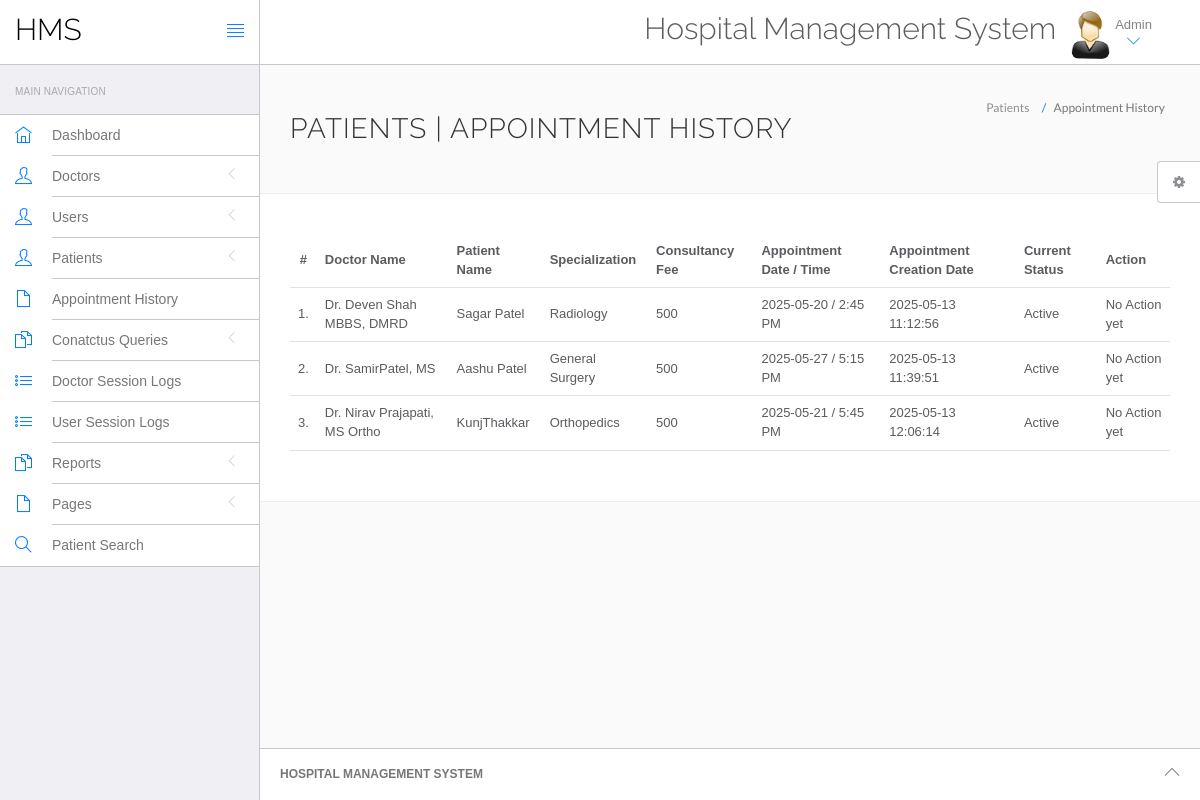
The page /hospital/hms/admin/appointment-history.php (signed in) on the database its author committed.
### tables this page shows
CREATE TABLE `appointment` (
  `id` int(11) NOT NULL,
  `doctorSpecialization` varchar(255) DEFAULT NULL,
  `doctorId` int(11) DEFAULT NULL,
  `userId` int(11) DEFAULT NULL,
  `consultancyFees` int(11) DEFAULT NULL,
  `appointmentDate` varchar(255) DEFAULT NULL,
  `appointmentTime` varchar(255) DEFAULT NULL,
  `postingDate` timestamp NULL DEFAULT current_timestamp(),
  `userStatus` int(11) DEFAULT NULL,
  `doctorStatus` int(11) DEFAULT NULL,
  `updationDate` timestamp NULL DEFAULT NULL ON UPDATE current_timestamp()
);

CREATE TABLE `doctors` (
  `id` int(11) NOT NULL,
  `specilization` varchar(255) DEFAULT NULL,
  `doctorName` varchar(255) DEFAULT NULL,
  `address` longtext DEFAULT NULL,
  `docFees` varchar(255) DEFAULT NULL,
  `contactno` bigint(11) DEFAULT NULL,
  `docEmail` varchar(255) DEFAULT NULL,
  `password` varchar(255) DEFAULT NULL,
  `creationDate` timestamp NULL DEFAULT current_timestamp(),
  `updationDate` timestamp NULL DEFAULT NULL ON UPDATE current_timestamp()
);

CREATE TABLE `users` (
  `id` int(11) NOT NULL,
  `fullName` varchar(255) DEFAULT NULL,
  `address` longtext DEFAULT NULL,
  `city` varchar(255) DEFAULT NULL,
  `gender` varchar(255) DEFAULT NULL,
  `email` varchar(255) DEFAULT NULL,
  `password` varchar(255) DEFAULT NULL,
  `regDate` timestamp NULL DEFAULT current_timestamp(),
  `updationDate` timestamp NULL DEFAULT NULL ON UPDATE current_timestamp()
);

### hospital/hms/admin/appointment-history.php (the view, shortened to what this page needs)
<?php
include('include/config.php');
if(strlen($_SESSION['id']==0)) {
 header('location:logout.php');
  } else{
?>
<!DOCTYPE html>
<html lang="en">
	<head>
		<link rel="stylesheet" href="vendor/bootstrap/css/bootstrap.min.css">
		<link rel="stylesheet" href="vendor/fontawesome/css/font-awesome.min.css">
		<link rel="stylesheet" href="vendor/themify-icons/themify-icons.min.css">
		<link href="vendor/animate.css/animate.min.css" rel="stylesheet" media="screen">
		<link href="vendor/perfect-scrollbar/perfect-scrollbar.min.css" rel="stylesheet" media="screen">
		<link href="vendor/switchery/switchery.min.css" rel="stylesheet" media="screen">
		<link href="vendor/bootstrap-touchspin/jquery.bootstrap-touchspin.min.css" rel="stylesheet" media="screen">
		<link href="vendor/select2/select2.min.css" rel="stylesheet" media="screen">
		<link href="vendor/bootstrap-datepicker/bootstrap-datepicker3.standalone.min.css" rel="stylesheet" media="screen">
		<link href="vendor/bootstrap-timepicker/bootstrap-timepicker.min.css" rel="stylesheet" media="screen">
		<link rel="stylesheet" href="assets/css/styles.css">
		<link rel="stylesheet" href="assets/css/plugins.css">
		<link rel="stylesheet" href="assets/css/themes/theme-1.css" id="skin_color" />
	</head>
	<body>
		<div id="app">
<?php include('include/sidebar.php');?>
			<div class="app-content">
					<?php include('include/header.php');?>
				<div class="main-content" >
					<div class="wrap-content container" id="container">
						<section id="page-title">
							<div class="row">
								<div class="col-sm-8">
									<h1 class="mainTitle">Patients  | Appointment History</h1>
																	</div>
								<ol class="breadcrumb">
									<li>
										<span>Patients </span>
									</li>
									<li class="active">
										<span>Appointment History</span>
									</li>
								</ol>
							</div>
						</section>
						<div class="container-fluid container-fullw bg-white">
									<div class="row">
								<div class="col-md-12">
									<table class="table table-hover" id="sample-table-1">
										<thead>
											<tr>
												<th class="center">#</th>
												<th class="hidden-xs">Doctor Name</th>
												<th>Patient Name</th>
												<th>Specialization</th>
												<th>Consultancy Fee</th>
												<th>Appointment Date / Time </th>
												<th>Appointment Creation Date  </th>
												<th>Current Status</th>
												<th>Action</th>
											</tr>
										</thead>
										<tbody>
<?php
$sql=mysqli_query($con,"select doctors.doctorName as docname,users.fullName as pname,appointment.*  from appointment join doctors on doctors.id=appointment.doctorId join users on users.id=appointment.userId ");
$cnt=1;
while($row=mysqli_fetch_array($sql))
{
?>
											<tr>
												<td class="center"><?php echo $cnt;?>.</td>
												<td class="hidden-xs"><?php echo $row['docname'];?></td>
												<td class="hidden-xs"><?php echo $row['pname'];?></td>
												<td><?php echo $row['doctorSpecialization'];?></td>
												<td><?php echo $row['consultancyFees'];?></td>
												<td><?php echo $row['appointmentDate'];?> / <?php echo
												 $row['appointmentTime'];?>
												</td>
												<td><?php echo $row['postingDate'];?></td>
												<td>
<?php if(($row['userStatus']==1) && ($row['doctorStatus']==1))
{
	echo "Active";
}
												?></td>
												<td >
												<div class="visible-md visible-lg hidden-sm hidden-xs">
							<?php if(($row['userStatus']==1) && ($row['doctorStatus']==1))
{
echo "No Action yet";
	 } else {
		echo "Canceled";
		} ?>
												</div>
												</td>
											</tr>
											<?php
$cnt=$cnt+1;
											 }?>
										</tbody>
									</table>
								</div>
							</div>
								</div>
					</div>
				</div>
			</div>
	<?php include('include/footer.php');?>
	<?php include('include/setting.php');?>
		</div>
	</body>
</html>
<?php } ?>

### hospital/hms/admin/include/sidebar.php (shortened to what this page needs)
<div class="sidebar app-aside" id="sidebar">
				<div class="sidebar-container perfect-scrollbar">
<nav>
						<div class="navbar-title">
							<span>Main Navigation</span>
						</div>
						<ul class="main-navigation-menu">
							<li>
								<a href="dashboard.php">
									<div class="item-content">
										<div class="item-media">
											<i class="ti-home"></i>
										</div>
										<div class="item-inner">
											<span class="title"> Dashboard </span>
										</div>
									</div>
								</a>
							</li>
							<li>
								<a href="javascript:void(0)">
									<div class="item-content">
										<div class="item-media">
											<i class="ti-user"></i>
										</div>
										<div class="item-inner">
											<span class="title"> Doctors </span><i class="icon-arrow"></i>
										</div>
									</div>
								</a>
								</li>
				<li>
								<a href="javascript:void(0)">
									<div class="item-content">
										<div class="item-media">
											<i class="ti-user"></i>
										</div>
										<div class="item-inner">
											<span class="title"> Users </span><i class="icon-arrow"></i>
										</div>
									</div>
								</a>
								</li>
								<li>
								<a href="javascript:void(0)">
									<div class="item-content">
										<div class="item-media">
											<i class="ti-user"></i>
										</div>
										<div class="item-inner">
											<span class="title"> Patients </span><i class="icon-arrow"></i>
										</div>
									</div>
								</a>
								</li>
<li>
								<a href="appointment-history.php">
									<div class="item-content">
										<div class="item-media">
											<i class="ti-file"></i>
										</div>
										<div class="item-inner">
											<span class="title"> Appointment History </span>
										</div>
									</div>
								</a>
							</li>
				<li>
								<a href="javascript:void(0)">
									<div class="item-content">
										<div class="item-media">
											<i class="ti-files"></i>
										</div>
										<div class="item-inner">
											<span class="title"> Conatctus Queries </span><i class="icon-arrow"></i>
										</div>
									</div>
								</a>
								</li>
	<li>
								<a href="doctor-logs.php">
									<div class="item-content">
										<div class="item-media">
											<i class="ti-list"></i>
										</div>
										<div class="item-inner">
											<span class="title"> Doctor Session Logs </span>
										</div>
									</div>
								</a>
							</li>
							<li>
								<a href="user-logs.php">
									<div class="item-content">
										<div class="item-media">
											<i class="ti-list"></i>
										</div>
										<div class="item-inner">
											<span class="title"> User Session Logs </span>
										</div>
									</div>
								</a>
							</li>
				<li>
								<a href="javascript:void(0)">
									<div class="item-content">
										<div class="item-media">
											<i class="ti-files"></i>
										</div>
										<div class="item-inner">
											<span class="title"> Reports </span><i class="icon-arrow"></i>
										</div>
									</div>
								</a>
							</li>
				<li>
								<a href="javascript:void(0)">
									<div class="item-content">
										<div class="item-media">
											<i class="ti-file"></i>
										</div>
										<div class="item-inner">
											<span class="title"> Pages </span><i class="icon-arrow"></i>
										</div>
									</div>
								</a>
							</li>
								<li>
								<a href="patient-search.php">
									<div class="item-content">
										<div class="item-media">
											<i class="ti-search"></i>
										</div>
										<div class="item-inner">
											<span class="title"> Patient Search </span>
										</div>
									</div>
								</a>
							</li>
						</ul>
					</nav>
					</div>
			</div>

### hospital/hms/admin/include/header.php (shortened to what this page needs)
<header class="navbar navbar-default navbar-static-top">
					<div class="navbar-header">
						<a class="navbar-brand" href="#">
							<h2 style="padding-top:20%; color:#000 ">HMS</h2>
						</a>
						<a href="#" class="sidebar-toggler pull-right visible-md visible-lg" data-toggle-class="app-sidebar-closed" data-toggle-target="#app">
							<i class="ti-align-justify"></i>
						</a>
					</div>
					<div class="navbar-collapse collapse">
						<ul class="nav navbar-right">
								<li  style="padding-top:2% ">
								<h2>Hospital Management System</h2>
							</li>
							<li class="dropdown current-user">
								<a href class="dropdown-toggle" data-toggle="dropdown">
									<img src="assets/images/images.jpg" > <span class="username">
			Admin
									<i class="ti-angle-down"></i></i></span>
								</a>
							</li>
						</ul>
					</div>
				</header>

### hospital/hms/admin/include/footer.php
<footer>
				<div class="footer-inner">
					<div class="pull-left">
					<span class="text-bold text-uppercase"> Hospital Management System</span>
					</div>
					<div class="pull-right">
						<span class="go-top"><i class="ti-angle-up"></i></span>
					</div>
				</div>
			</footer>

### hospital/hms/admin/include/setting.php (shortened to what this page needs)
<div class="settings panel panel-default hidden-xs hidden-sm" id="settings">
				<button ct-toggle="toggle" data-toggle-class="active" data-toggle-target="#settings" class="btn btn-default">
					<i class="fa fa-spin fa-gear"></i>
				</button>
			</div>

### hospital/hms/admin/assets/css/plugins.css (style rules this page uses)
.perfect-scrollbar { overflow-y: hidden !important; }

### hospital/hms/admin/assets/css/themes/theme-1.css (style rules this page uses)
body { background: #FAFAFA; }
header .navbar-header { background: #ffffff !important; border-right-color: #c8c7cc !important; border-bottom-color: #c8c7cc !important; }
header .navbar-header .sidebar-toggler, header .navbar-header .sidebar-mobile-toggler { color: #007aff !important; }
header .navbar-header .navbar-brand { color: #777 !important; }
header .navbar-collapse { background: #ffffff !important; border-bottom-color: #c8c7cc !important; box-shadow: none !important; }
header .navbar-collapse .navbar-right > li > a { color: #777; }
header .navbar-collapse .navbar-right > li > a i { color: #007aff !important; }
#sidebar { background: #EFEFF4 !important; }
#sidebar:before { border-right-width: "1px" !important; border-right-style: solid; border-right-color: #c8c7cc !important; }
#sidebar nav { border-right-width: "1px" !important; border-right-style: solid; border-right-color: #c8c7cc !important; }
#sidebar nav .navbar-title { color: #aaaaaa; }
#sidebar nav > ul { background: #ffffff !important; border-bottom-color: #c8c7cc !important; border-top-color: #c8c7cc !important; }
#sidebar nav > ul > li > a .item-media > i { color: #007aff !important; }
#sidebar nav > ul > li > a .item-inner { color: #777 !important; border-bottom-color: #c8c7cc; }
#app > footer { background: #ffffff !important; border-top-color: #c8c7cc !important; color: #777; }

### rows shown on the page
appointment: doctorId.doctorName "Dr. Deven Shah MBBS, DMRD", userId.fullName "Sagar Patel", doctorSpecialization "Radiology", consultancyFees "500", appointmentDate "2025-05-20", appointmentTime "2:45 PM", postingDate "2025-05-13 11:12:56", userStatus "Active"
appointment: doctorId.doctorName "Dr. SamirPatel, MS", userId.fullName "Aashu Patel", doctorSpecialization "General Surgery", consultancyFees "500", appointmentDate "2025-05-27", appointmentTime "5:15 PM", postingDate "2025-05-13 11:39:51", userStatus "Active"
appointment: doctorId.doctorName "Dr. Nirav Prajapati, MS Ortho", userId.fullName "KunjThakkar", doctorSpecialization "Orthopedics", consultancyFees "500", appointmentDate "2025-05-21", appointmentTime "5:45 PM", postingDate "2025-05-13 12:06:14", userStatus "Active"
